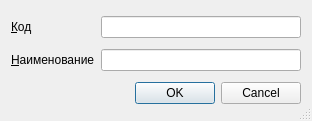
<?xml version="1.0" encoding="UTF-8"?>
<ui version="4.0">
 <class>PostOnAppointmentEditorDialog</class>
 <widget class="QDialog" name="PostOnAppointmentEditorDialog">
  <property name="geometry">
   <rect>
    <x>0</x>
    <y>0</y>
    <width>306</width>
    <height>121</height>
   </rect>
  </property>
  <property name="windowTitle">
   <string>ChangeMe!</string>
  </property>
  <property name="sizeGripEnabled">
   <bool>true</bool>
  </property>
  <layout class="QGridLayout" name="gridLayout">
   <item row="0" column="1">
    <widget class="QLineEdit" name="edtCode"/>
   </item>
   <item row="1" column="1">
    <widget class="QLineEdit" name="edtName">
     <property name="minimumSize">
      <size>
       <width>200</width>
       <height>0</height>
      </size>
     </property>
    </widget>
   </item>
   <item row="1" column="0">
    <widget class="QLabel" name="lblName">
     <property name="sizePolicy">
      <sizepolicy hsizetype="Maximum" vsizetype="Preferred">
       <horstretch>0</horstretch>
       <verstretch>0</verstretch>
      </sizepolicy>
     </property>
     <property name="text">
      <string>&amp;Наименование</string>
     </property>
     <property name="buddy">
      <cstring>edtName</cstring>
     </property>
    </widget>
   </item>
   <item row="0" column="0">
    <widget class="QLabel" name="lblCode">
     <property name="sizePolicy">
      <sizepolicy hsizetype="Maximum" vsizetype="Preferred">
       <horstretch>0</horstretch>
       <verstretch>0</verstretch>
      </sizepolicy>
     </property>
     <property name="text">
      <string>&amp;Код</string>
     </property>
     <property name="buddy">
      <cstring>edtCode</cstring>
     </property>
    </widget>
   </item>
   <item row="2" column="0" colspan="2">
    <widget class="QDialogButtonBox" name="buttonBox">
     <property name="standardButtons">
      <set>QDialogButtonBox::Cancel|QDialogButtonBox::Ok</set>
     </property>
    </widget>
   </item>
  </layout>
 </widget>
 <tabstops>
  <tabstop>edtCode</tabstop>
  <tabstop>edtName</tabstop>
  <tabstop>buttonBox</tabstop>
 </tabstops>
 <resources/>
 <connections>
  <connection>
   <sender>buttonBox</sender>
   <signal>accepted()</signal>
   <receiver>PostOnAppointmentEditorDialog</receiver>
   <slot>accept()</slot>
   <hints>
    <hint type="sourcelabel">
     <x>297</x>
     <y>352</y>
    </hint>
    <hint type="destinationlabel">
     <x>289</x>
     <y>344</y>
    </hint>
   </hints>
  </connection>
  <connection>
   <sender>buttonBox</sender>
   <signal>rejected()</signal>
   <receiver>PostOnAppointmentEditorDialog</receiver>
   <slot>reject()</slot>
   <hints>
    <hint type="sourcelabel">
     <x>297</x>
     <y>352</y>
    </hint>
    <hint type="destinationlabel">
     <x>289</x>
     <y>344</y>
    </hint>
   </hints>
  </connection>
 </connections>
</ui>
